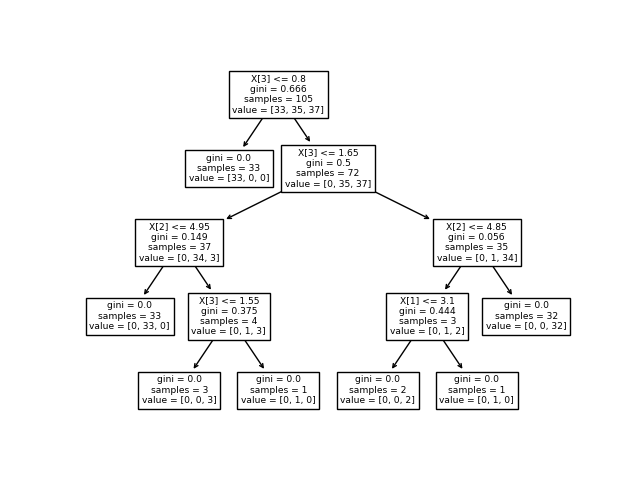

This chart was generated by the following Python code:
import matplotlib.pyplot as plt
from sklearn import tree
from sklearn.datasets import load_iris
from sklearn.model_selection import train_test_split


if __name__ == '__main__':
    iris = load_iris()
    X = iris.data
    y = iris.target

    X_train, X_test, y_train, y_test = train_test_split(X, y, random_state=2, test_size=.3)

    dtc = tree.DecisionTreeClassifier(random_state=0)
    dtc.fit(X_train, y_train)
    fig = plt.figure()
    ax = tree.plot_tree(dtc)
    plt.savefig("Iris_Dawid_Bitner.png")

    train_score = dtc.score(X_train, y_train)
    print("wyniki dla zbioru treningowego: ", train_score)
    test_score = dtc.score(X_test, y_test)
    print("wyniki dla zbioru testowego: ", test_score)

    # Skuteczność dla wytrenowanego drzewa wynosi ~95% i 100% skuteczności dla danych treningowych.
    # Współczynnik gini był wiekszy od 0.0 na pięciu gałązkach (w tym na jednej był bardzo blisku zeru - 0.149),
    # dla żadnego z przypadku nie są to wartości znajdujące się na liściahc drzewa (jego końcach).
    # Jako że na liściach gini wynosi zawsze 0.0 - poznacza to stuprocentową  pewność na danych treningowych.
